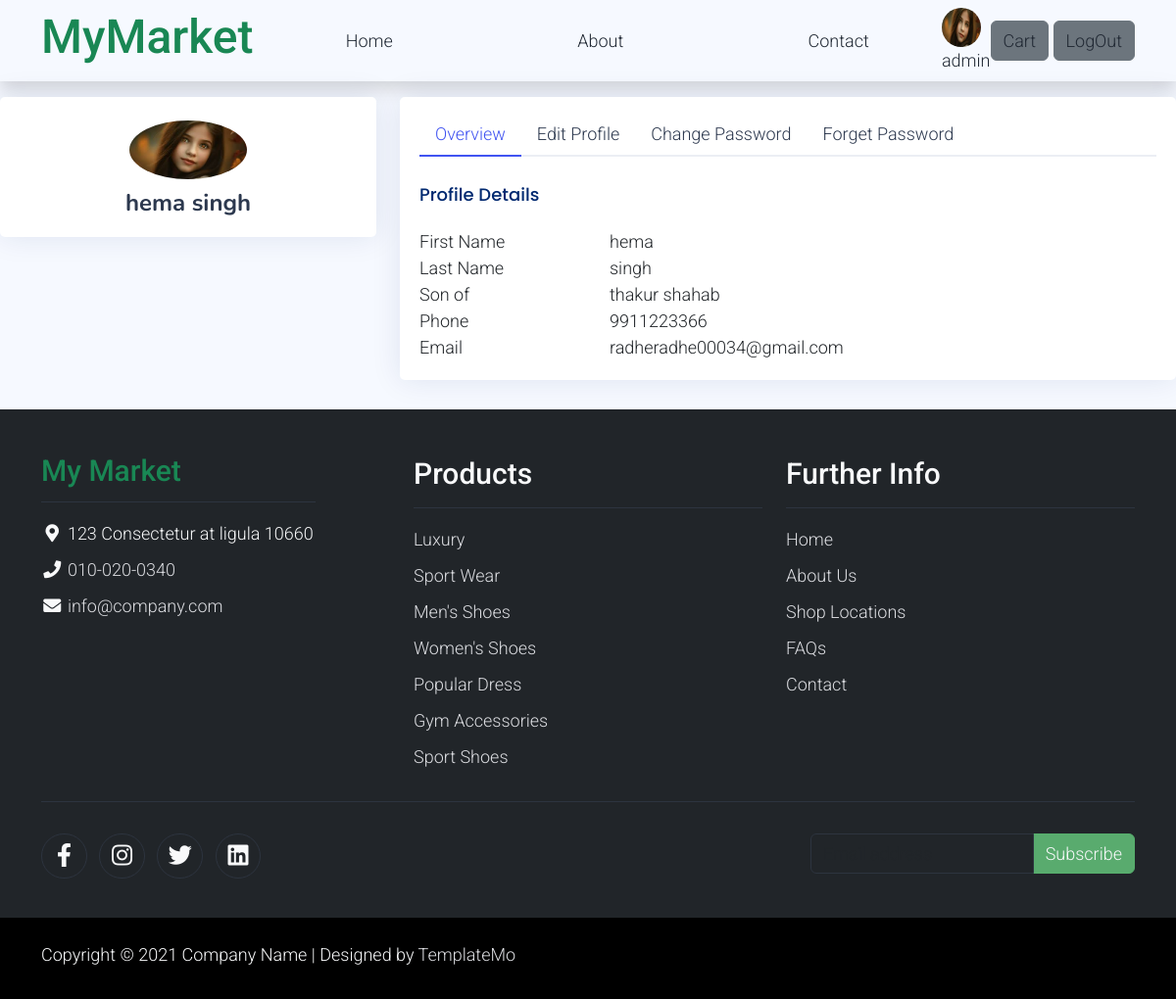
/profile/ (signed in), run on the app's committed database.
### myapp/models.py (models this page shows, shortened)
class Customer(models.Model):
    fname=models.CharField(max_length=100)
    lname=models.CharField(max_length=100)
    father=models.CharField(max_length=100)
    email=models.EmailField()
    pass1=models.CharField(max_length=20)
    Phone=models.CharField(max_length=10)
    address=models.CharField(max_length=200)
    img2=models.FileField(upload_to='uploads/customer/')

### myapp/views.py (the view)
# urls.py: path('profile/',views.profile,name='profile'),
def profile(request):
    if request.session.get('cust_id'):
        cst_id=request.session.get('cust_id')
        if cst_id:
            cust=Customer.objects.get(id=cst_id)
            return render(request,"user/profile.html",{'cust':cust})
    else:
        return redirect('login')

### myapp/templatetags/my_filter.py (called while the page is built)
@register.filter
def ig(value):
    cst=Customer.objects.get(id=value)
    return cst.img2.url

### templates/user/profile.html (shortened to what this page needs)
<!DOCTYPE html>
{% load static %}
{% load my_filter %}
<html lang="en">
<head>
  <link rel="stylesheet" href="{% static '/assets/css/bootstrap.min.css' %}">
  <link rel="stylesheet" href="{% static '/assets/css/templatemo.css' %}">
  <link rel="stylesheet" href="{% static '/assets/css/custom.css' %}">
  <link rel="stylesheet" href="{% static '/assets/css/fontawesome.min.css' %}">
  <link href="{% static 'assets/vendor/bootstrap/css/bootstrap.min.css' %}" rel="stylesheet">
  <link href="{% static 'assets/vendor/bootstrap-icons/bootstrap-icons.css' %}" rel="stylesheet">
  <link href="{% static 'assets/vendor/boxicons/css/boxicons.min.css' %}" rel="stylesheet">
  <link href="{% static 'assets/vendor/quill/quill.snow.css' %}" rel="stylesheet">
  <link href="{% static 'assets/vendor/quill/quill.bubble.css' %}" rel="stylesheet">
  <link href="{% static 'assets/vendor/remixicon/remixicon.css' %}" rel="stylesheet">
  <link href="{% static 'assets/vendor/simple-datatables/style.css' %}" rel="stylesheet">
  <link href="{% static 'assets/css/style.css' %}" rel="stylesheet">
</head>
<body>
  {% include "user/navbar.html" %}
    <section class="section profile pt-3">
        <div class="row">
          <div class="col-xl-4">
            <div class="card">
              <div class="card-body profile-card pt-4 d-flex flex-column align-items-center">
                <img src="{{cust.img2.url}}" alt="Profile" class="rounded-circle">
                <h2>{{cust.fname}} {{cust.lname}}</h2>
              </div>
            </div>
          </div>
          <div class="col-xl-8">
            <div class="card">
              <div class="card-body pt-3">
                <ul class="nav nav-tabs nav-tabs-bordered">
                  <li class="nav-item">
                    <button class="nav-link active" data-bs-toggle="tab" data-bs-target="#profile-overview">Overview</button>
                  </li>
                  <li class="nav-item">
                    <a href="{% url 'editcustomer' %}" class="nav-link" > Edit Profile</a>
                  </li>
                  <li class="nav-item">
                    <a href="{% url 'changepass' %}" class="nav-link" data-bs-target="#profile-edit">Change Password</a>
                  </li>
                  <li class="nav-item">
                    <a href="{% url 'forgetpass' %}" class="nav-link" data-bs-target="#profile-edit">Forget Password</a>
                  </li>
                </ul>
                <div class="tab-content pt-2">
                    <h5 class="card-title">Profile Details</h5>
                    <div class="row">
                      <div class="col-lg-3 col-md-4 label ">First Name</div>
                      <div class="col-lg-9 col-md-8">{{cust.fname}}</div>
                    </div>
                    <div class="row">
                      <div class="col-lg-3 col-md-4 label">Last Name</div>
                      <div class="col-lg-9 col-md-8">{{cust.lname}}</div>
                    </div>
                    <div class="row">
                      <div class="col-lg-3 col-md-4 label">Son of</div>
                      <div class="col-lg-9 col-md-8">{{cust.father}}</div>
                    </div>
                    <div class="row">
                      <div class="col-lg-3 col-md-4 label">Phone</div>
                      <div class="col-lg-9 col-md-8">{{cust.Phone}}</div>
                    </div>
                    <div class="row">
                      <div class="col-lg-3 col-md-4 label">Email</div>
                      <div class="col-lg-9 col-md-8">{{cust.email}}</div>
                    </div>
                  </div>
                  </div>
              </div>
            </div>
           </div>
      </section>
  <footer class="bg-dark" id="tempaltemo_footer">
    <div class="container">
        <div class="row">
            <div class="col-md-4 pt-5">
                <h2 class="h2 text-success border-bottom pb-3 border-light logo">My Market</h2>
                <ul class="list-unstyled text-light footer-link-list">
                    <li>
                        <i class="fas fa-map-marker-alt fa-fw"></i>
                        123 Consectetur at ligula 10660
                    </li>
                    <li>
                        <i class="fa fa-phone fa-fw"></i>
                        <a class="text-decoration-none" href="tel:010-020-0340">010-020-0340</a>
                    </li>
                    <li>
                        <i class="fa fa-envelope fa-fw"></i>
                        <a class="text-decoration-none" href="mailto:info@company.com">info@company.com</a>
                    </li>
                </ul>
            </div>
            <div class="col-md-4 pt-5">
                <h2 class="h2 text-light border-bottom pb-3 border-light">Products</h2>
                <ul class="list-unstyled text-light footer-link-list">
                    <li><a class="text-decoration-none" href="#">Luxury</a></li>
                    <li><a class="text-decoration-none" href="#">Sport Wear</a></li>
                    <li><a class="text-decoration-none" href="#">Men's Shoes</a></li>
                    <li><a class="text-decoration-none" href="#">Women's Shoes</a></li>
                    <li><a class="text-decoration-none" href="#">Popular Dress</a></li>
                    <li><a class="text-decoration-none" href="#">Gym Accessories</a></li>
                    <li><a class="text-decoration-none" href="#">Sport Shoes</a></li>
                </ul>
            </div>
            <div class="col-md-4 pt-5">
                <h2 class="h2 text-light border-bottom pb-3 border-light">Further Info</h2>
                <ul class="list-unstyled text-light footer-link-list">
                    <li><a class="text-decoration-none" href="#">Home</a></li>
                    <li><a class="text-decoration-none" href="#">About Us</a></li>
                    <li><a class="text-decoration-none" href="#">Shop Locations</a></li>
                    <li><a class="text-decoration-none" href="#">FAQs</a></li>
                    <li><a class="text-decoration-none" href="#">Contact</a></li>
                </ul>
            </div>
        </div>
        <div class="row text-light mb-4">
            <div class="col-12 mb-3">
                <div class="w-100 my-3 border-top border-light"></div>
            </div>
            <div class="col-auto me-auto">
                <ul class="list-inline text-left footer-icons">
                    <li class="list-inline-item border border-light rounded-circle text-center">
                        <a class="text-light text-decoration-none" target="_blank" href="http://facebook.com/"><i class="fab fa-facebook-f fa-lg fa-fw"></i></a>
                    </li>
                    <li class="list-inline-item border border-light rounded-circle text-center">
                        <a class="text-light text-decoration-none" target="_blank" href="https://www.instagram.com/"><i class="fab fa-instagram fa-lg fa-fw"></i></a>
                    </li>
                    <li class="list-inline-item border border-light rounded-circle text-center">
                        <a class="text-light text-decoration-none" target="_blank" href="https://twitter.com/"><i class="fab fa-twitter fa-lg fa-fw"></i></a>
                    </li>
                    <li class="list-inline-item border border-light rounded-circle text-center">
                        <a class="text-light text-decoration-none" target="_blank" href="https://www.linkedin.com/"><i class="fab fa-linkedin fa-lg fa-fw"></i></a>
                    </li>
                </ul>
            </div>
            <div class="col-auto">
                <div class="input-group mb-2">
                    <input type="text" class="form-control bg-dark border-light" id="subscribeEmail" placeholder="Email address">
                    <div class="input-group-text btn-success text-light">Subscribe</div>
                </div>
            </div>
        </div>
    </div>
    <div class="w-100 bg-black py-3">
        <div class="container">
            <div class="row pt-2">
                <div class="col-12">
                    <p class="text-left text-light">
                        Copyright &copy; 2021 Company Name
                        | Designed by <a rel="sponsored" href="https://templatemo.com" target="_blank">TemplateMo</a>
                    </p>
                </div>
            </div>
        </div>
    </div>
</footer>
</body>
</html>

### templates/user/navbar.html (shortened to what this page needs)
{% load my_filter %}
{% if request.session.cust_id %}
<nav class="navbar navbar-expand-lg navbar-light shadow">
    <div class="container d-flex justify-content-between align-items-center">
        <a class="navbar-brand text-success logo h1 align-self-center" href="{% url "index" %}">
            MyMarket
        </a>
        <div class="align-self-center collapse navbar-collapse flex-fill  d-lg-flex justify-content-lg-between" id="templatemo_main_nav">
            <div class="flex-fill">
                <ul class="nav navbar-nav d-flex justify-content-between mx-lg-auto">
                    <li class="nav-item">
                        <a class="nav-link" href="{% url 'index' %}">Home</a>
                    </li>
                    <li class="nav-item">
                        <a class="nav-link" href="{% url 'about' %}">About</a>
                    </li>
                    <li class="nav-item">
                        <a class="nav-link" href="{% url 'contact' %}">Contact</a>
                    </li>
                </ul>
            </div>
            <div class="">
                <a href="{% url 'profile' %}">
                    <img src="{{request.session.cust_id|ig}}" class="rounded-circle" height="40" width="40"> <br>{{request.session.cust_name}}
                </a>
            </div>
           <div class="ml-2">
            <a href="{% url 'cart' %}" class="btn btn-secondary  " role="button" >Cart</a>
            <a class="btn btn-secondary" href="{% url 'logout' %}" role="button">LogOut</a>
           </div>
        </div>
    </div>
 </nav>
{% endif %}

### static/assets/css/templatemo.css (style rules this page uses)
body, ul, li, p, a, label, input, div { font-family: 'Roboto', sans-serif; font-size: 18px !important; font-weight: 300 !important; }
.h1 { font-family: 'Roboto', sans-serif; font-size: 48px !important; font-weight: 200 !important; }
.h2 { font-family: 'Roboto', sans-serif; font-size: 30px !important; font-weight: 300; }
.logo { font-weight: 500 !important; }
.text-success { color: #59ab6e !important; }
.text-light { color: #cfd6e1 !important; }
.bg-dark { background-color: #212934 !important; }
.bg-black { background-color: #1d242d !important; }
.btn-success { background-color: #59ab6e !important; border-color: #56ae6c !important; }
#templatemo_main_nav a { color: #212934; }
.form-control { border: 1px solid #e8e8e8; }
#tempaltemo_footer a { color: #dcdde1; }
#tempaltemo_footer ul.footer-link-list li { padding-top: 10px; }
#tempaltemo_footer ul.footer-icons li { width: 2.6em; height: 2.6em; line-height: 2.6em; }
#tempaltemo_footer .border-light { border-color: #2d343f !important; }
@media (min-width: 768px) { #templatemo_main_nav .navbar-nav { max-width: 450px; } }
@media (min-width: 992px) { #templatemo_main_nav .navbar-nav { max-width: 550px; } }

### static/assets/css/style.css (style rules this page uses)
:root { scroll-behavior: smooth; }
body { font-family: "Open Sans", sans-serif; background: #f6f9ff; color: #444444; }
a { color: #4154f1; text-decoration: none; }
h1, h2, h3, h4, h5, h6 { font-family: "Nunito", sans-serif; }
.card { margin-bottom: 30px; border: none; border-radius: 5px; box-shadow: 0px 0 30px rgba(1, 41, 112, 0.1); }
.card-title { padding: 20px 0 15px 0; font-size: 18px; font-weight: 500; color: #012970; font-family: "Poppins", sans-serif; }
.card-body { padding: 0 20px 20px 20px; }
.nav-tabs-bordered { border-bottom: 2px solid #ebeef4; }
.nav-tabs-bordered .nav-link { margin-bottom: -2px; border: none; color: #2c384e; }
.nav-tabs-bordered .nav-link.active { background-color: #fff; color: #4154f1; border-bottom: 2px solid #4154f1; }
.logo { line-height: 1; }
@media (min-width: 1200px) { .logo { width: 280px; } }
.profile .profile-card img { max-width: 120px; }
.profile .profile-card h2 { font-size: 24px; font-weight: 700; color: #2c384e; margin: 10px 0 0 0; }

### data on the page
Customer: session.cust_id|ig (picture), img2 (picture), fname "hema", lname "singh", father "thakur shahab", Phone "9911223366", email "radheradhe00034@gmail.com"

### other printed values
{{ request.session.cust_name }} "admin"
